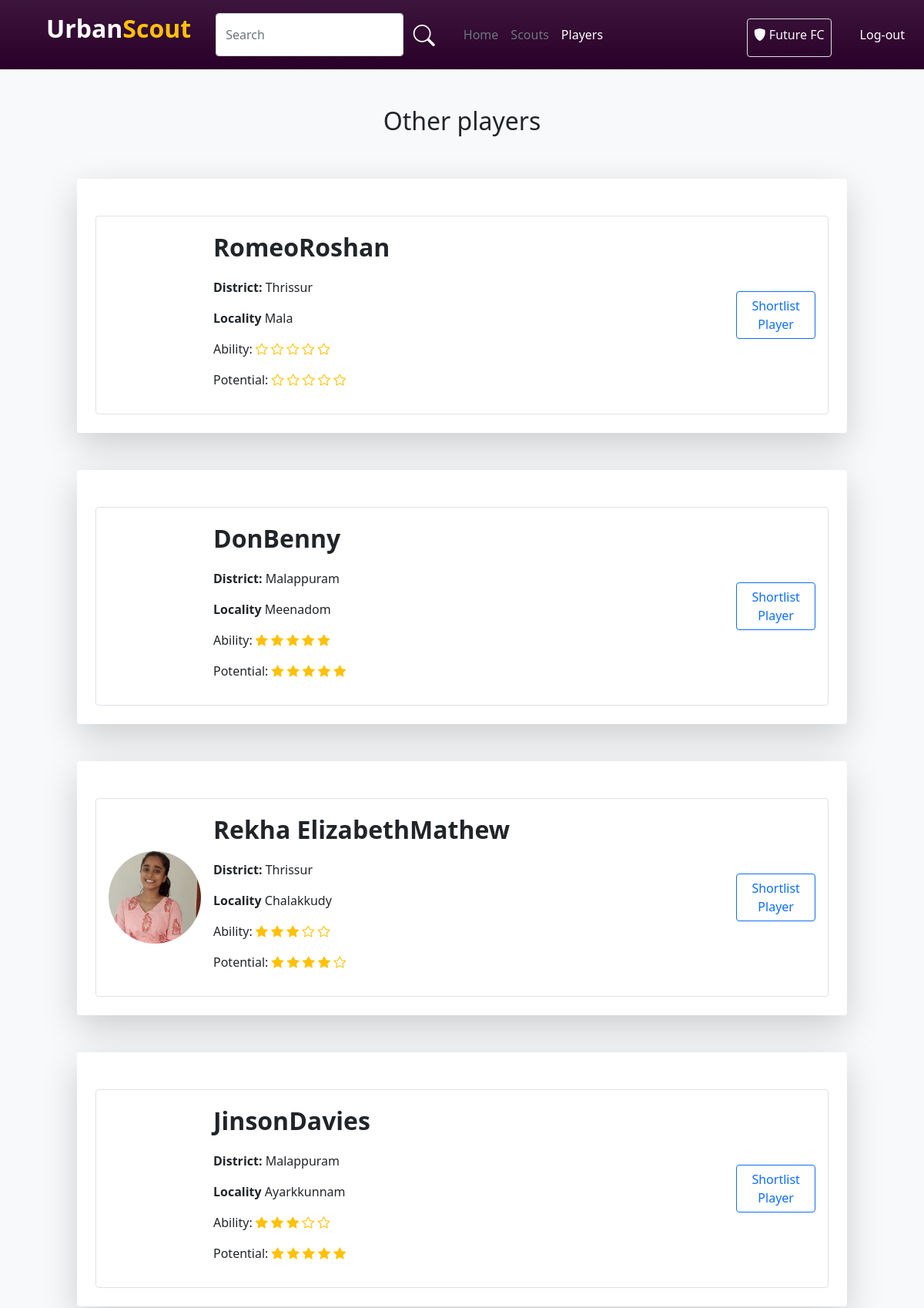
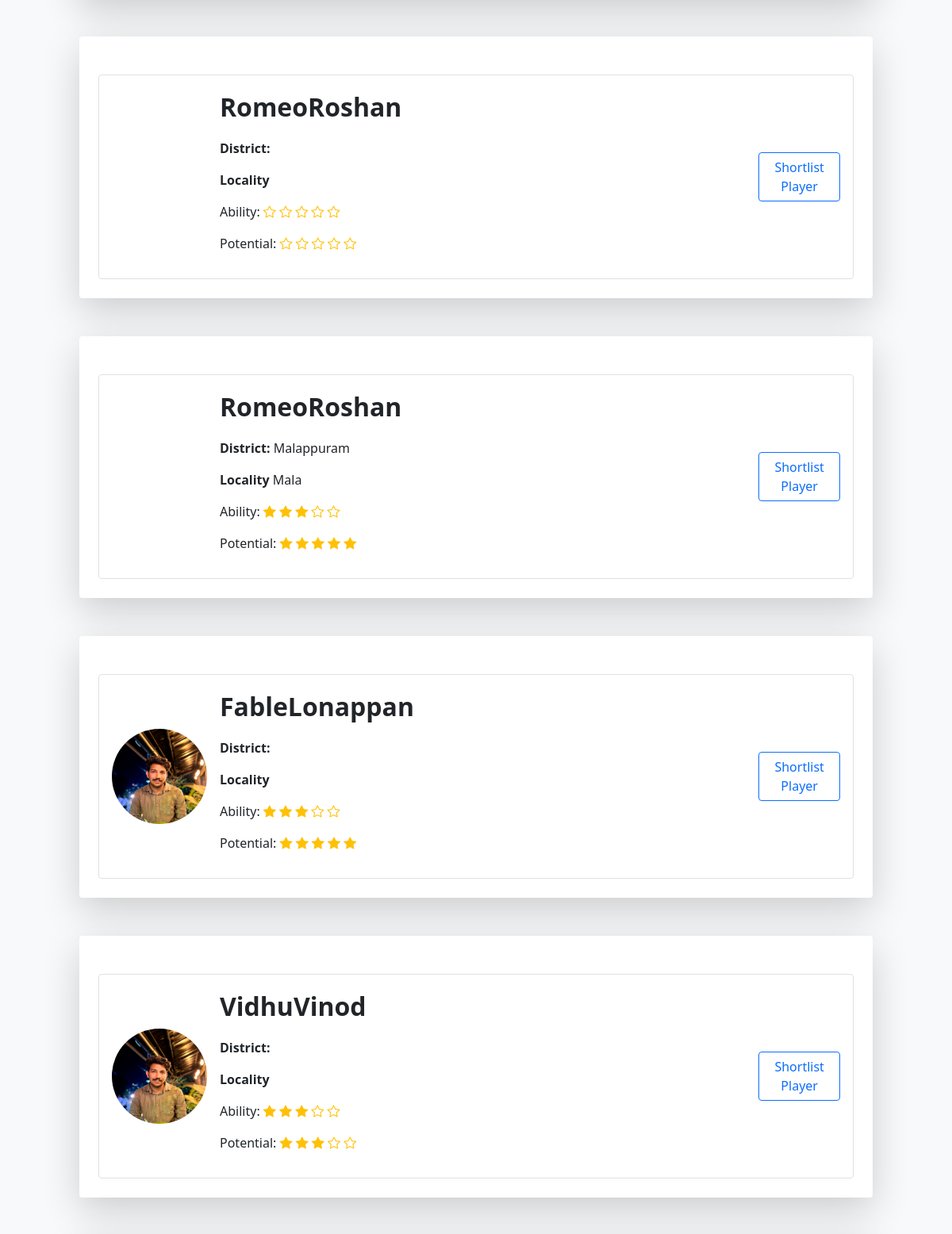
The page /ClubPlayer (signed in, upper part) on the database its author committed (2 pictures, top to bottom).
### account/models.py (models this page shows)
class User(AbstractUser):
    username=models.CharField(max_length=32, blank=True, null=True)
    USERNAME_FIELD = 'email'
    email = models.EmailField(unique=True)
    img=models.ImageField(upload_to='pics',default='https://img.freepik.com/free-icon/man_318-677829.jpg',null=True)
    is_player=models.BooleanField('is_player',default=False)
    is_club=models.BooleanField('is_club',default=False)
    is_scout=models.BooleanField('is_scout',default=False)
    player_dob = models.DateField(("Date of Birth"), default=date.today, validators=[validate_dob])
    player_pos = models.CharField(("Position"),default='',max_length=30,choices=Pos_Choice)
    district = models.CharField(("District"),default='',max_length=20,choices=District_Choice)
    locality = models.CharField(("Locality"),default='',max_length=50,blank=True)
    player_foot = models.CharField(("Prefered Foot"),default='',max_length=10,choices=Foot_Choice)
    player_ability = models.IntegerField(("Ability"),default=0,choices=Ability_Choice)
    club_reputation = models.IntegerField(("Club Reputation"),default=0,choices=Ability_Choice)
    player_potential = models.IntegerField(("Potential"),default=0,choices=Ability_Choice)
    desc=models.CharField(("Description"),max_length=100, default='')
    club_name=models.CharField((("Club Name")),default='',max_length=30)
    scouted_by=models.CharField(max_length=30,default='')
    subscribed=models.BooleanField(default=False)
    phone = models.CharField(("Phone Number"), null=True, max_length=10, validators=[phone_number_validator])
    score=models.FloatField(default=0.0)
    REQUIRED_FIELDS = []

### account/views.py (the view)
# urls.py: path('ClubPlayer',views.clubPlayer,name="ClubPlayer"),
@login_required(login_url='http://127.0.0.1:8000/login/')
def clubPlayer(request):
    user = request.user
    interested_players = InterestedClubs.objects.filter(club_id=user.id).values_list('player_id', flat=True)
    shortlisted_Players=ShortlistedPlayers.objects.filter(club_id=user.id).values_list('player_id',flat=True)
    all_players = User.objects.filter(is_player=True).values()
    all_cont=Contract.objects.filter(club_id=user.id).values_list('player_id',flat=True)
    cont_is_accepted=Contract.objects.filter(club_id=user.id,contractAccepted=True).values_list('player_id', flat=True)
    cont_accepted=[]
    cont_is_active=Contract.objects.filter(club_id=user.id, player_negotiating=True,contractAccepted=False).values_list('player_id', flat=True)
    cont_is_not_active=Contract.objects.filter(club_id=user.id, player_negotiating=False,contractAccepted=False).values_list('player_id', flat=True)
    print(cont_is_active)
    contract_players=[]
    non_contract_players=[]
    interested_players_list = []
    not_interested_players_list = []
    ability_range = range(0, 5)
    shortlisted_Players_list=[]
    for player in all_players:
        player_id = player['id']
        player_data = {
            'id': player['id'],
            'first_name': player['first_name'],
            'last_name':player['last_name'],
            'img':player['img'],
            'district':player['district'],
            'locality':player['locality'],
            'scouted_by':player['scouted_by'],
            'player_ability':player['player_ability'],
            'player_potential':player['player_potential'],
        }
        if player_id in interested_players and player_id not in all_cont:
            interested_players_list.append(player_data)
        elif player_id in shortlisted_Players and player_id not in all_cont:
            shortlisted_Players_list.append(player_data)
        else:
            if player_id not in all_cont:
                not_interested_players_list.append(player_data)
        if player_id in cont_is_active:
            contract_players.append(player_data)
        elif player_id in cont_is_not_active:
            non_contract_players.append(player_data)
        if player_id in cont_is_accepted:
            cont_accepted.append(player_data)
    return render(request, 'club-player.html', {
        'shortlisted_players':shortlisted_Players_list,
        'interested_players': interested_players_list,
        'not_interested_players': not_interested_players_list,
        'abilityRange':ability_range,
        'contractedPlayers':contract_players,
        'nonContractedPlayers':non_contract_players,
        'contractAccepted':cont_accepted,
    })

### template/club-player.html (shortened to what this page needs)
{% load static %}
<!DOCTYPE html>
<html lang="en">
<head>
    <link rel="stylesheet" href="{% static 'style.css' %}">
    <link href="https://cdn.jsdelivr.net/npm/bootstrap@5.0.2/dist/css/bootstrap.min.css" rel="stylesheet"
>
    <link rel="stylesheet" href="https://cdn.jsdelivr.net/npm/bootstrap-icons@1.10.5/font/bootstrap-icons.css">
</head>
<body class="bg-light">
    <nav class="navbar player-navbar navbar-expand-lg">
        <div class="container-fluid">
            <a class="ms-5 navbar-brand d-flex fs-2 fw-bold" href="#"><p class="text-white">Urban</p><p class="text-warning">Scout</p></a>
            <div class="collapse navbar-collapse" id="navbarNav">
                <div class="ms-3 d-flex w-75">
                    <input type="text" class="form-control" id="search_bar" placeholder="Search">
                    <button class="btn shadow-none"><i class="bi bi-search fs-3 text-white"></i></button>
                </div>
                <div class="ms-3">
                    <ul class="navbar-nav me-auto mb-2 mb-lg-0">
                        <li class="nav-item">
                            <a class="nav-link  text-secondary" aria-current="page" href="{% url 'index' %}">Home</a>
                        </li>
                        <li class="nav-item">
                            <a class="nav-link text-secondary" aria-current="page" href="{% url 'ClubScout' %}">Scouts</a>
                        </li>
                        <li class="nav-item">
                            <a class="nav-link text-white" aria-current="page" href="{% url 'ClubPlayer' %}">Players</a>
                        </li>
                    </ul>
                </div>
                <div class="d-flex w-100 justify-content-start justify-content-sm-end">
                    <div class="border rounded p-2 pb-0 mt-2 ms-3">
                        <p class="text-light "><i class="bi bi-shield-fill"></i> {{user.club_name}}</p>
                    </div>
                    <a class="d-flex flex-column justify-content-center text-decoration-none" href="{% url 'logout' %}"><button class="btn text-white ms-4">Log-out</button></a>
                </div>
            </div>
        </div>
    </nav>
    <div class="d-flex flex-column align-items-center justify-content-center">
        {% if not_interested_players|length > 0 %}
        <h2 class="mt-5">Other players</h2>
        {% endif %}
        {% for i in not_interested_players %}
        <div class="col-10 bg-white rounded p-4 shadow-lg mt-5">
            <div class="border mt-4 d-flex flex-lg-row flex-column justify-content-center justify-content-lg-start align-items-center w-100 p-3 rounded">
                <div class="d-flex align-items-center">
                    <div class="player-scout-img">
                        <img class="w-100 rounded-circle" src={{i.img}} alt="">
                    </div>
                </div>
                <div class="ms-3 col-lg-7 col-12">
                    <a class="text-decoration-none text-dark" href="{% url 'player-home' i.id %}"><p class="fs-2 fw-bold">{{i.first_name}}{{i.last_name}}</p></a>
                    <p class=""><b>District: </b>{{i.district}} </p>
                    <p class=""><b>Locality </b>{{i.locality}}</p>
                    <p>Ability:{% with ability=i.player_ability %} {% for j in abilityRange %}
                        {% if j < ability %}
                        <i class="bi bi-star-fill text-warning"></i>
                        {% else %}
                        <i class="bi bi-star text-warning"></i>
                        {% endif %}
                        {% endfor %}
                        {% endwith %}
                    </p>
                    <p>Potential:{% with potential=i.player_potential %} {% for j in abilityRange %}
                        {% if j < potential %}
                        <i class="bi bi-star-fill text-warning"></i>
                        {% else %}
                        <i class="bi bi-star text-warning"></i>
                        {% endif %}
                        {% endfor %}
                        {% endwith %}
                    </p>                </div>
                <div class="d-flex justify-content-lg-end justify-content-center w-100">
                    <div class="d-flex align-items-center justify-content-center col-5">
                        <a href="{% url 'ShortlistPlayer' i.id %}"><button class="btn btn-outline-primary">Shortlist Player</button></a>
                    </div>
                </div>
            </div>
        </div>
        {% endfor %}
    </div>
</body>
</html>

### static/style.css (style rules this page uses)
.player-navbar { background: linear-gradient(rgb(60, 21, 60), rgb(41, 0, 41)); }
.player-scout-img { width: 120px; height: 120px; }

### rows shown on the page
User: club_name "Future FC"
User: first_name "Romeo", last_name "Roshan", district "Thrissur", locality "Mala"
User: first_name "Don", last_name "Benny", district "Malappuram", locality "Meenadom"
User: img (picture), first_name "Rekha Elizabeth", last_name "Mathew", district "Thrissur", locality "Chalakkudy"
User: first_name "Jinson", last_name "Davies", district "Malappuram", locality "Ayarkkunnam"
User: first_name "Romeo", last_name "Roshan"
User: first_name "Romeo", last_name "Roshan", district "Malappuram", locality "Mala"
User: img (picture), first_name "Fable", last_name "Lonappan"
User: img (picture), first_name "Vidhu", last_name "Vinod"
